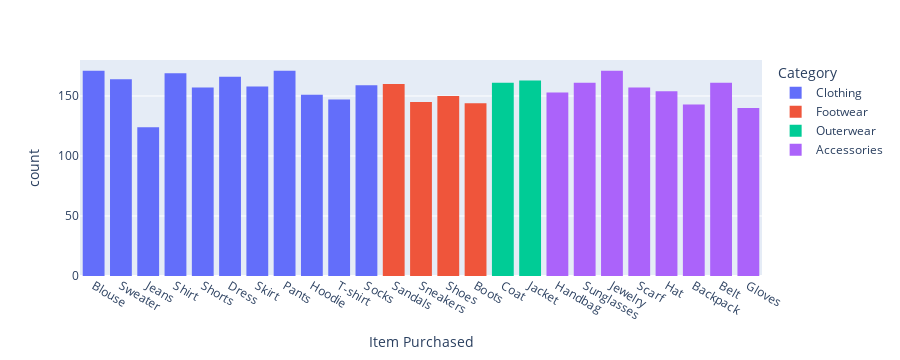

Notebook cell for this chart:
### Code cell
fig = px.histogram(shop , x = 'Item Purchased' , color = 'Category')
fig.show()

### Figure 1 — Plotly figure (JSON) as saved in the notebook; plotly's stock layout.template omitted (floating-point values rounded to 4 significant figures; data arrays with more than 128 entries replaced by an {"elided": "..."} marker saying what was removed)
{"data": [{"alignmentgroup": "True", "bingroup": "x", "hovertemplate": "Category=Clothing<br>Item Purchased=%{x}<br>count=%{y}<extra></extra>", "legendgroup": "Clothing", "marker": {"color": "#636efa", "pattern": {"shape": ""}}, "name": "Clothing", "offsetgroup": "Clothing", "orientation": "v", "showlegend": true, "type": "histogram", "x": {"elided": "1737 str values"}, "xaxis": "x", "yaxis": "y"}, {"alignmentgroup": "True", "bingroup": "x", "hovertemplate": "Category=Footwear<br>Item Purchased=%{x}<br>count=%{y}<extra></extra>", "legendgroup": "Footwear", "marker": {"color": "#EF553B", "pattern": {"shape": ""}}, "name": "Footwear", "offsetgroup": "Footwear", "orientation": "v", "showlegend": true, "type": "histogram", "x": {"elided": "599 str values"}, "xaxis": "x", "yaxis": "y"}, {"alignmentgroup": "True", "bingroup": "x", "hovertemplate": "Category=Outerwear<br>Item Purchased=%{x}<br>count=%{y}<extra></extra>", "legendgroup": "Outerwear", "marker": {"color": "#00cc96", "pattern": {"shape": ""}}, "name": "Outerwear", "offsetgroup": "Outerwear", "orientation": "v", "showlegend": true, "type": "histogram", "x": {"elided": "324 str values"}, "xaxis": "x", "yaxis": "y"}, {"alignmentgroup": "True", "bingroup": "x", "hovertemplate": "Category=Accessories<br>Item Purchased=%{x}<br>count=%{y}<extra></extra>", "legendgroup": "Accessories", "marker": {"color": "#ab63fa", "pattern": {"shape": ""}}, "name": "Accessories", "offsetgroup": "Accessories", "orientation": "v", "showlegend": true, "type": "histogram", "x": {"elided": "1240 str values"}, "xaxis": "x", "yaxis": "y"}], "layout": {"barmode": "relative", "height": 360, "legend": {"title": {"text": "Category"}, "tracegroupgap": 0}, "margin": {"t": 60}, "xaxis": {"anchor": "y", "autorange": true, "domain": [0, 1], "range": [-0.5, 24.5], "title": {"text": "Item Purchased"}, "type": "category"}, "yaxis": {"anchor": "x", "autorange": true, "domain": [0, 1], "range": [0, 180], "title": {"text": "count"}}}}
